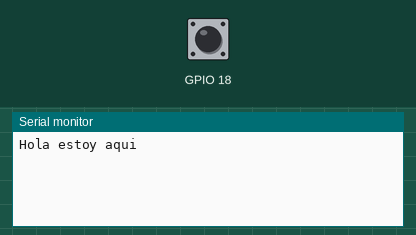
Simulated run of this program. Board: ESP32-S3. On the bench: the last lines printed to the serial monitor. Inputs (shaded band) come from the test bench; at power-on: GPIO 18 HIGH.

Above: at 2.2 s.
2.3 s: GPIO 18 pulled LOW for 0.15 s
At 3.4 s:
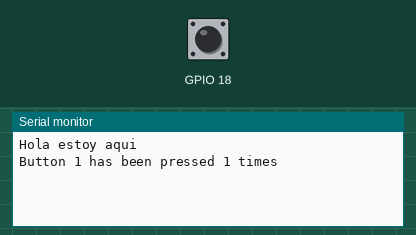
3.9 s: GPIO 18 pulled LOW for 1 s
At 4.6 s:
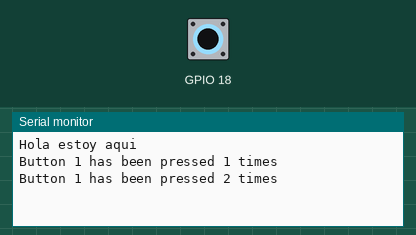
6.4 s: GPIO 18 pulled LOW for 0.15 s
At 7.7 s:
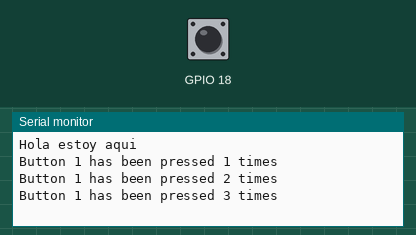

The program:

main.cpp
```cpp
#include <Arduino.h>


struct Button {
  const uint8_t PIN;
  uint32_t numberKeyPresses;
  bool pressed;
};

Button button1 = {18, 0, false};
static uint32_t lastMillis = 0;

void IRAM_ATTR isr() {
  button1.numberKeyPresses += 1;
  button1.pressed = true;
}

void setup() {
  Serial.begin(115200);
  pinMode(button1.PIN, INPUT_PULLUP);
  attachInterrupt(button1.PIN, isr, FALLING);
  delay(1000);
  Serial.println("Hola estoy aqui");

}

void loop() {
  if (button1.pressed) {
  Serial.printf("Button 1 has been pressed %u times\n",
  button1.numberKeyPresses);
  button1.pressed = false;
  }
  //Detach Interrupt after 1 Minute
  //static uint32_t lastMillis = 0;
  if (millis() - lastMillis > 60000) {
    lastMillis = millis();
    detachInterrupt(button1.PIN);
    Serial.println("Interrupt Detached!");
  }
}
```

Measured:
- after the input at 2.3 s, the serial monitor: prints a new line at once (image 1)
- after the input at 3.9 s, the serial monitor: prints a new line at once (image 2)
- after the input at 6.4 s, the serial monitor: prints a new line at once (image 3)
